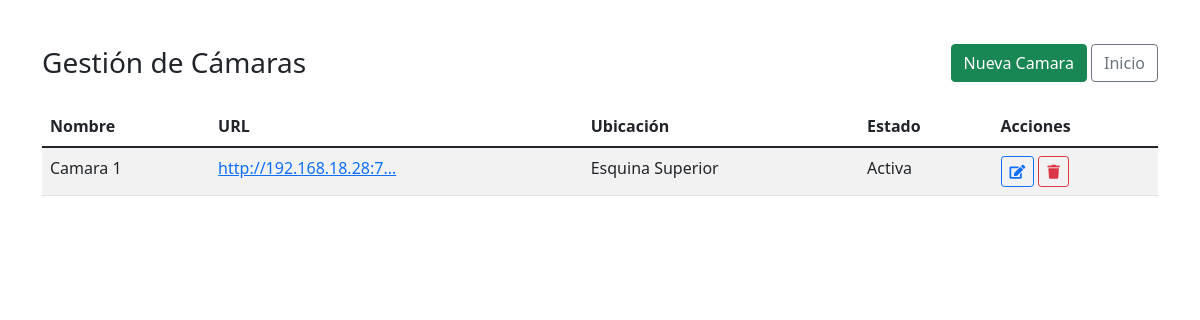
/camaras, run on an earlier commit of the app's database.
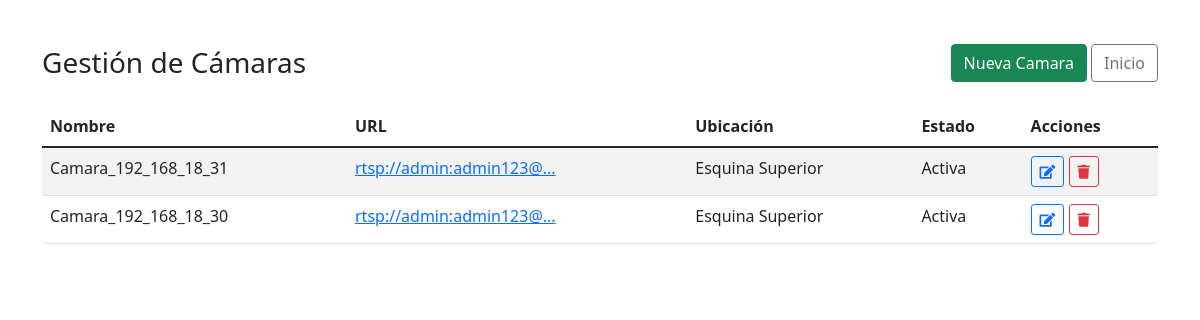
And on a later commit of the database.
### tables this page shows
CREATE TABLE camaras (
                id INTEGER PRIMARY KEY AUTOINCREMENT,
                nombre TEXT NOT NULL,
                url TEXT UNIQUE NOT NULL,
                descripcion TEXT,
                muslo_rodilla_pie INTEGER NOT NULL DEFAULT 90,  
                espalda_cadera_muslo INTEGER NOT NULL DEFAULT 90, 
                hombros_brazos INTEGER NOT NULL DEFAULT 90, 
                espalda_cuello_cabeza INTEGER NOT NULL DEFAULT 90,  
                manos_muneca INTEGER NOT NULL DEFAULT 90,   
                ubicacion TEXT,
                activa BOOLEAN DEFAULT 1,
                fecha_instalacion TIMESTAMP DEFAULT CURRENT_TIMESTAMP,
                FOREIGN KEY (id) REFERENCES notificaciones(id_camara)
            );

### routes/camaras.py (the view)
    @app.route('/camaras')
    def camaras_index():
        try:
            page = request.args.get('page', 1, type=int)
            per_page = 10
            conn = get_db_connection()
            total = conn.execute('SELECT COUNT(*) FROM camaras').fetchone()[0]
            camaras = conn.execute('''
                SELECT id, nombre, url, ubicacion, activa,
                       strftime('%d/%m/%Y %H:%M', fecha_instalacion) as fecha_instalacion,
                       descripcion
                FROM camaras
                ORDER BY fecha_instalacion DESC
                LIMIT ? OFFSET ?
            ''', (per_page, (page - 1) * per_page)).fetchall()
            conn.close()
            print("Cámaras cargadas:", camaras)
            return render_template('camaras/index.html',
                                   camaras=camaras,
                                   page=page,
                                   per_page=per_page,
                                   total=total)
        except Exception as e:
            app.logger.error(f"Error al listar cámaras: {str(e)}")
            flash('Error al cargar la lista de cámaras', 'error')
            return redirect(url_for('index'))

### database.py (called while the page is built)
def get_db_connection():
    conn = sqlite3.connect('monitoring.db')
    conn.row_factory = sqlite3.Row
    return conn

### templates/camaras/index.html (shortened to what this page needs)
<!DOCTYPE html>
<html lang="es">
<head>
    <link href="https://cdn.jsdelivr.net/npm/bootstrap@5.1.3/dist/css/bootstrap.min.css" rel="stylesheet">
    <link href="https://cdnjs.cloudflare.com/ajax/libs/font-awesome/5.15.4/css/all.min.css" rel="stylesheet">
</head>
<body>
    <div class="container mt-4">
        <div class="d-flex justify-content-between align-items-center mb-4">
            <h1 class="h3 mb-0">
                 Gestión de Cámaras
            </h1>
            <div>
                <a href="{{ url_for('camaras_add') }}" class="btn btn-success">
                     Nueva Camara
                </a>
                <a href="{{ url_for('index') }}" class="btn btn-outline-secondary">
                     Inicio
                </a>
            </div>
        </div>
        <div class="table-responsive">
            <table class="table table-striped table-hover">
                <thead class="thead-dark">
                    <tr>
                        <th>Nombre</th>
                        <th>URL</th>
                        <th>Ubicación</th>
                        <th>Estado</th>
                        <th>Acciones</th>
                    </tr>
                </thead>
                <tbody>
                    {% for camara in camaras %}
                    <tr>
                        <td>{{ camara['nombre'] }}</td>
                        <td><a href="{{ camara['url'] }}" target="_blank">{{ camara['url']|truncate(25) }}</a></td>
                        <td>{{ camara['ubicacion'] or '-' }}</td>
                        <td><span class="badge-{{ 'success' if camara['activa'] else 'secondary' }}">{{ 'Activa' if camara['activa'] else 'Inactiva' }}</span></td>
                        <td>
                            <a href="/camaras/edit/{{ camara['id'] }}" class="btn btn-sm btn-outline-primary"><i class="fas fa-edit"></i></a>
                            <form action="/camaras/delete/{{ camara['id'] }}" method="POST" onsubmit="return confirm('¿Eliminar esta cámara?');" style="display:inline;">
                                <button type="submit" class="btn btn-sm btn-outline-danger"><i class="fas fa-trash"></i></button>
                            </form>
                        </td>
                    </tr>
                    {% else %}
                    <tr>
                        <td colspan="5" class="text-center">No hay cámaras registradas</td>
                    </tr>
                    {% endfor %}
                </tbody>
            </table>
        </div>
    </div>
</body>
</html>

### templates/camaras/index.html (style rules this page uses)
body { padding-top: 20px; background-color: ; }
.table-responsive { margin-top: 20px; }

What changed in the data, as far as the page shows it:
removed camaras: nombre "Camara 1", url "http://192.168.18.28:7...", ubicacion "Esquina Superior", activa "Activa"
added camaras: nombre "Camara_192_168_18_31", url "rtsp://admin:admin123@...", ubicacion "Esquina Superior", activa "Activa"
added camaras: nombre "Camara_192_168_18_30", url "rtsp://admin:admin123@...", ubicacion "Esquina Superior", activa "Activa"
